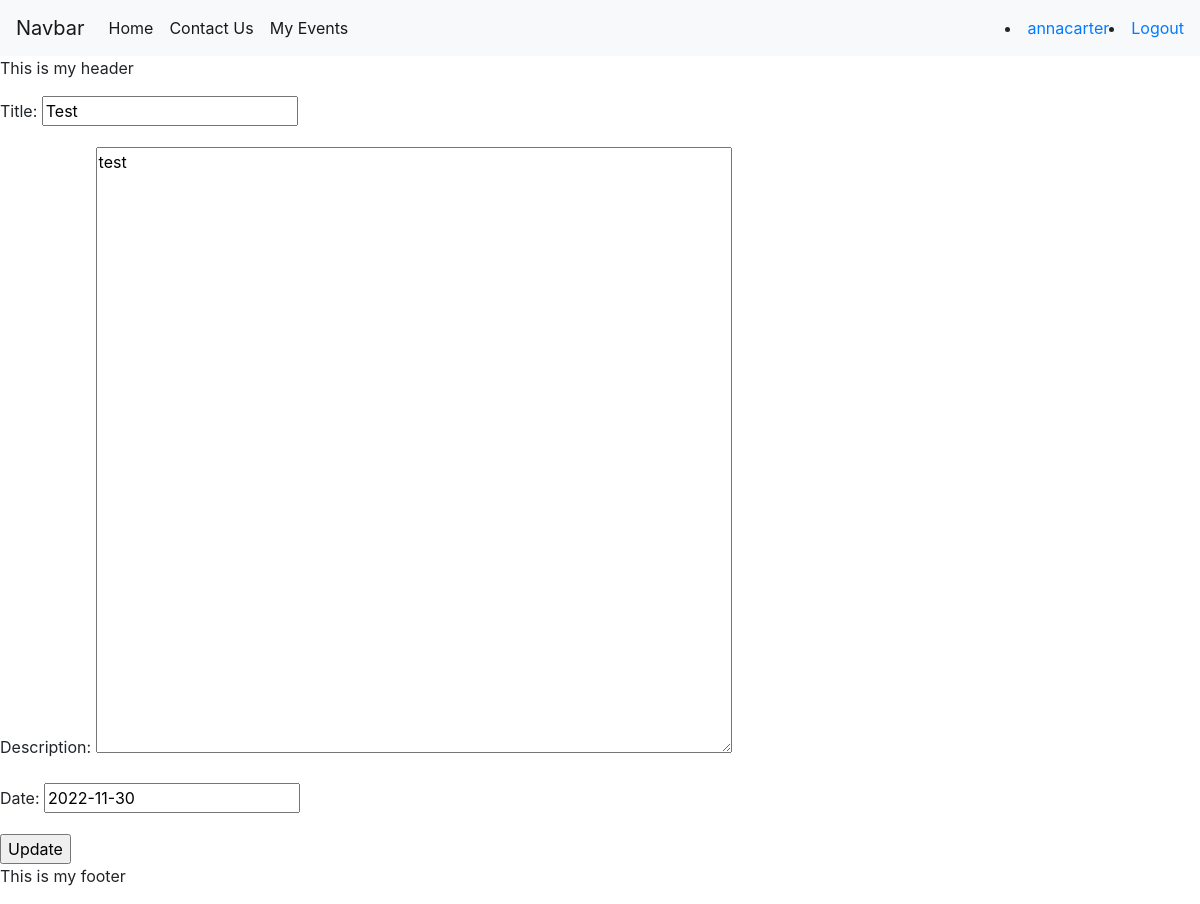
Screenshot of /events/edit/1 (signed in) with the database file from the repository.
### events/models.py (models this page shows, shortened)
class Event(models.Model):
 title = models.CharField(blank=False, max_length = 128, unique=True)
 description = models.TextField(blank=False)
 date = models.DateField(default=date.today, blank=False, validators=[MinValueValidator(limit_value=date.today)])
 publish = models.BooleanField(default=False)
 author = models.ForeignKey(User, on_delete=models.SET_NULL, null=True, blank=True)
 class Meta:
  indexes = [models.Index(fields=['title']), ]

### events/views.py (the view)
# urls.py: path('edit/<int:nid>', views.events_update_view, name='events_update'),
@login_required
def events_update_view(request, nid):
    context ={}
    obj = get_object_or_404(Event, id = nid)
    if(obj.author != request.user and not(is_admin(request.user))):
        raise PermissionDenied()
    form = EventForm(request.POST or None, instance = obj)
    if form.is_valid():
        form.save()
        messages.add_message(request, messages.SUCCESS, 'Event Updated')
        return redirect('events_detail', nid)
    context["form"] = form
    return render(request, "events/update_view.html", context)

### events/forms.py
class EventForm(forms.ModelForm):
    class Meta:
        model = Event
        fields = ['title', 'description', 'date', 'author']
        widgets = {
            'title': forms.TextInput(attrs={
            'class': 'formfield',
            'placeholder': 'Event Title',
            }),
            'description': forms.Textarea(attrs={
            'class': 'formfield',
            'placeholder': 'Event Description',
            'rows' : 25,
            'cols' : 60,
            }),
            'date': forms.DateInput(),
            'author': forms.HiddenInput(),
        }

### events/templates/events/update_view.html (shortened to what this page needs)
{% extends 'base.html' %}
{% block content %}
<form method="POST" enctype="multipart/form- data">
    {{ form.as_p }}
    <input type="submit" value="Update">
</form>
{% endblock content %}

### templates/navbar.html (shortened to what this page needs)
<nav class="navbar navbar-expand-lg navbar-light bg-light">
    <a class="navbar-brand" href="#">Navbar</a>
    <div class="collapse navbar-collapse" id="navbarSupportedContent">
      <ul class="navbar-nav mr-auto">
        <li class="nav-item active">
          <a class="nav-link" href="{% url 'home' %}">Home<span class="sr-only">(current)</span></a>
        </li>
        <li class="nav-item">
          <a class="nav-link active" href="{% url 'contact' %}">Contact Us</a>
        </li>
        <li class="nav-item">
          <a class="nav-link active" href="{% url 'events_index' %}">My Events</a>
        </li>
      </ul>
      {% if user.is_authenticated %}
      <li> <a href="">{{user.username}}</a> </li>
      <li> <a href="{% url 'logout' %}">Logout</a> </li>
      {% else %}
      <li> <a href="{% url 'signup_user' %}">Signup</a> </li>
      <li> <a href="{% url 'login' %}">Login</a> </li>
      {% endif%}
    </div>
  </nav>

### rows the page displays
Event: title "Test", description "test", date "2022-11-30"

### other values shown
{{ user.username }} "annacarter"
